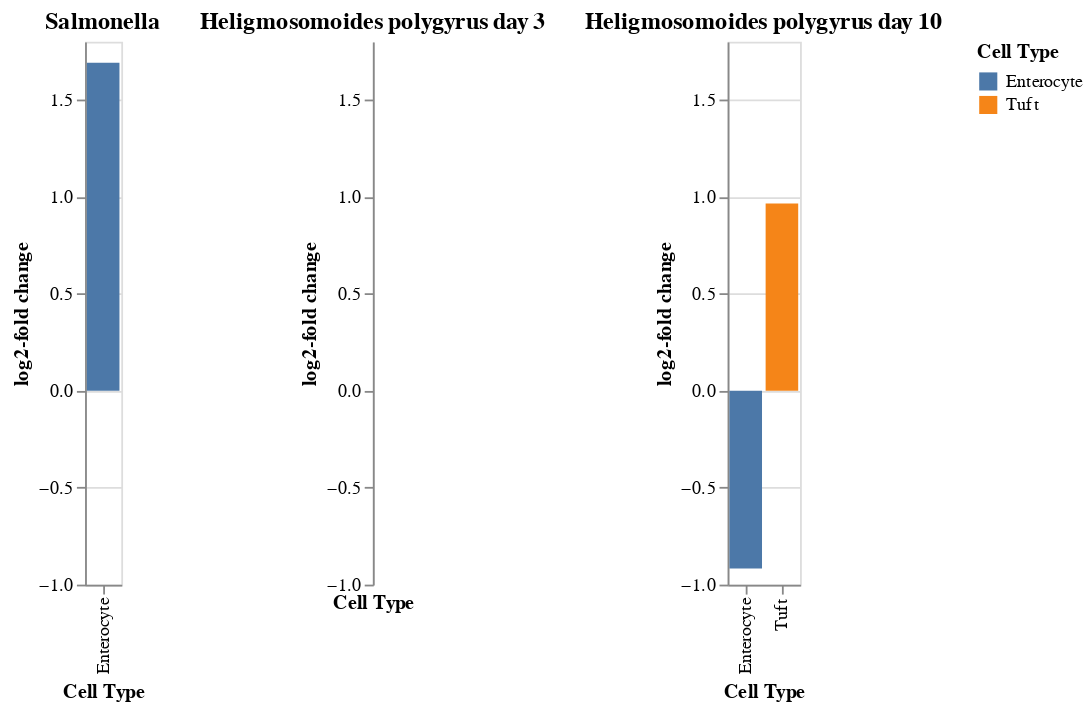

Here is the notebook cell this chart was saved with:
### Markdown cell above
Inspired by plots from "High-resolution single-cell atlas reveals diversity and plasticity of tissue-resident neutrophils in non-small cell lung cancer"{cite}`Salcher2022`, we can now easily filter by the cell types that had credible changes and show their log fold changes. This is easily done with the plotting library [Altair](https://altair-viz.github.io/).

### Code cell
(
    alt.Chart(
        salmonella_effect.loc[credible_effects_salmonella].reset_index(),
        title="Salmonella",
    )
    .mark_bar()
    .encode(
        x=alt.X("Cell Type", sort="y"),
        y="log2-fold change",
        color=alt.Color("Cell Type"),
    )
    | alt.Chart(
        hpoly_effect_3.loc[credible_effects_hpoly_day3].reset_index(),
        title="Heligmosomoides polygyrus day 3",
    )
    .mark_bar()
    .encode(
        x=alt.X("Cell Type", sort="y"),
        y="log2-fold change",
        color=alt.Color("Cell Type"),
    )
    | alt.Chart(
        hpoly_effected_10.loc[credible_effects_hpoly_day10].reset_index(),
        title="Heligmosomoides polygyrus day 10",
    )
    .mark_bar()
    .encode(
        x=alt.X("Cell Type", sort="y"),
        y="log2-fold change",
        color=alt.Color("Cell Type"),
    )
).resolve_scale(y="shared", color="shared")

### Figure 1 — Vega-Lite specification as saved in the notebook (floating-point values rounded to 4 significant figures)
{"config": {"view": {"continuousWidth": 400, "continuousHeight": 300}}, "hconcat": [{"data": {"name": "data-69e3f0438db274ca24c39a994b0908c6"}, "mark": "bar", "encoding": {"color": {"field": "Cell Type", "type": "nominal"}, "x": {"field": "Cell Type", "sort": "y", "type": "nominal"}, "y": {"field": "log2-fold change", "type": "quantitative"}}, "title": "Salmonella"}, {"data": {"name": "data-d751713988987e9331980363e24189ce"}, "mark": "bar", "encoding": {"color": {"field": "Cell Type", "type": "nominal"}, "x": {"field": "Cell Type", "sort": "y", "type": "nominal"}, "y": {"field": "log2-fold change", "type": "quantitative"}}, "title": "Heligmosomoides polygyrus day 3"}, {"data": {"name": "data-c11fe131d472b82221b94e200d01654c"}, "mark": "bar", "encoding": {"color": {"field": "Cell Type", "type": "nominal"}, "x": {"field": "Cell Type", "sort": "y", "type": "nominal"}, "y": {"field": "log2-fold change", "type": "quantitative"}}, "title": "Heligmosomoides polygyrus day 10"}], "resolve": {"scale": {"color": "shared", "y": "shared"}}, "$schema": "https://vega.github.io/schema/vega-lite/v4.17.0.json", "datasets": {"data-69e3f0438db274ca24c39a994b0908c6": [{"Cell Type": "Enterocyte", "Final Parameter": 1.532, "HDI 3%": 1.019, "HDI 97%": 2.083, "SD": 0.28, "Inclusion probability": 1.0, "Expected Sample": 379.5, "log2-fold change": 1.691}], "data-d751713988987e9331980363e24189ce": [], "data-c11fe131d472b82221b94e200d01654c": [{"Cell Type": "Enterocyte", "Final Parameter": -0.664, "HDI 3%": -1.369, "HDI 97%": 0.059, "SD": 0.456, "Inclusion probability": 0.7441, "Expected Sample": 62.29, "log2-fold change": -0.9164}, {"Cell Type": "Tuft", "Final Parameter": 0.6404, "HDI 3%": -0.149, "HDI 97%": 1.473, "SD": 0.491, "Inclusion probability": 0.7932, "Expected Sample": 63.33, "log2-fold change": 0.9655}]}}
